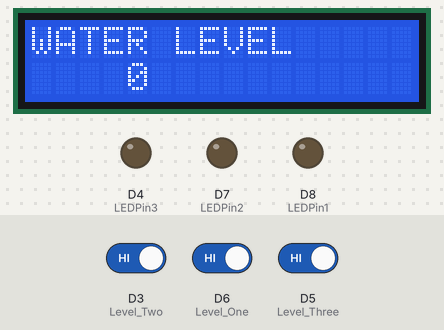
Bench run of a sketch on a simulated ESP8266 (NodeMCU). On the bench: 16×2 character LCD, output pins drawn as LEDs (lit = HIGH). Inputs (shaded band) come from the test bench; at power-on: D3 (Level_Two) HIGH, D5 (Level_Three) HIGH, D6 (Level_One) HIGH. WiFi joins after 1.5 s; servers stay silent unless stated.

Above: at 3.5 s.
3.6 s: D3 (Level_Two) driven LOW
At 5.0 s:
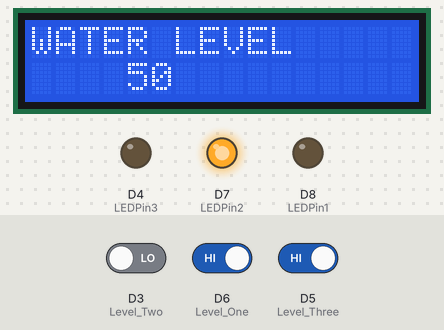
5.4 s: D5 (Level_Three) driven LOW
At 6.6 s:
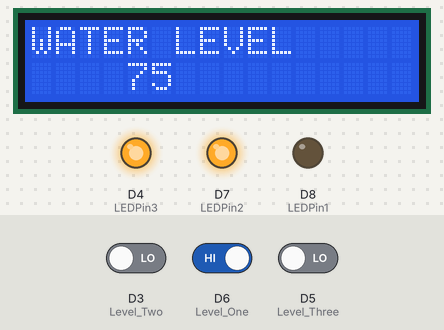
7.4 s: D6 (Level_One) driven LOW
At 8.7 s:
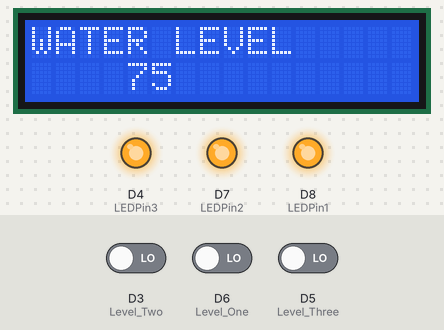
Timing chart, 0 to 10.4 s (numbered marks = the images above; inputs shaded):
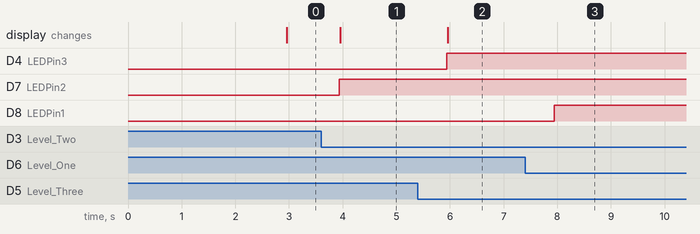

Measured:
- after the input at 3.6 s, D7 (LEDPin2): LOW → HIGH after 0.34 s; the display: changes after 0.36 s (image 1)
- after the input at 5.4 s, D4 (LEDPin3): LOW → HIGH after 0.54 s; the display: changes after 0.56 s (image 2)
- after the input at 7.4 s, D8 (LEDPin1): LOW → HIGH after 0.54 s

The sketch:

FloodFinal.ino
```cpp
#define BLYNK_TEMPLATE_ID "TMPL2G1-Upgb5"
#define BLYNK_TEMPLATE_NAME "Flood Monitoring"
#define BLYNK_AUTH_TOKEN "7Pj_XYPCFpnhMWd6xV2bnO7dthvgicJy"
#define BLYNK_PRINT Serial

#include <Wire.h>
#include <LiquidCrystal_I2C.h>
#include <ESP8266WiFi.h>
#include <BlynkSimpleEsp8266.h> // Include Blynk library for ESP8266
//#include <BlynkTimer.h> // Include BlynkTimer library

#define Level_One D6
#define Level_Two D3
#define Level_Three D5

char ssid[] = "limuru";
char pass[] = "limuru123";

LiquidCrystal_I2C lcd(0x27, 16, 2);
int LEDPin1 = D8;
int LEDPin2 = D7;
int LEDPin3 = D4;

int previousLevel = -1; // Initialize previous level to an invalid value

BlynkTimer timer;

void setup() {
  Serial.begin(9600);
  pinMode(LEDPin1, OUTPUT);
  pinMode(LEDPin2, OUTPUT);
  pinMode(LEDPin3, OUTPUT);

  pinMode(Level_One, INPUT);
  pinMode(Level_Two, INPUT);
  pinMode(Level_Three, INPUT);

  lcd.backlight();
  lcd.init();
  lcd.begin(16, 2);
  lcd.setCursor(0, 0);
  lcd.print("WATER LEVEL");

  Blynk.begin(BLYNK_AUTH_TOKEN, ssid, pass);

  // Timer setup
  timer.setInterval(1000L, sendSensorData); // Send sensor data every second
}

void loop() {
  Blynk.run(); // Run Blynk communication
  timer.run(); // Run BlynkTimer
}

void sendSensorData() {
  int currentLevel = -1; // Initialize current level to an invalid value

  if (digitalRead(Level_One) == LOW) {
    digitalWrite(LEDPin1,HIGH);
    currentLevel = 25;
  }

  if (digitalRead(Level_Two) == LOW) {
     digitalWrite(LEDPin2,HIGH);

    currentLevel = 50;
  }

  if (digitalRead(Level_Three) == LOW) {
     digitalWrite(LEDPin3,HIGH);
    currentLevel = 75;
  }

  if (digitalRead(Level_One) == HIGH && digitalRead(Level_Three) == HIGH && digitalRead(Level_Two) == HIGH) {
     digitalWrite(LEDPin1,LOW);
     digitalWrite(LEDPin2,LOW);
     digitalWrite(LEDPin3,LOW);
    currentLevel = 0;
  }

  // Check if the water level has changed
  if (currentLevel != previousLevel) {
    lcd.clear();
    lcd.setCursor(0, 0);
    lcd.print("WATER LEVEL");
    lcd.setCursor(4, 1);
    lcd.print(currentLevel);
    Blynk.virtualWrite(V0, currentLevel); // Send data to Blynk virtual pin V0
    previousLevel = currentLevel; // Update previous level
  }
}
```
